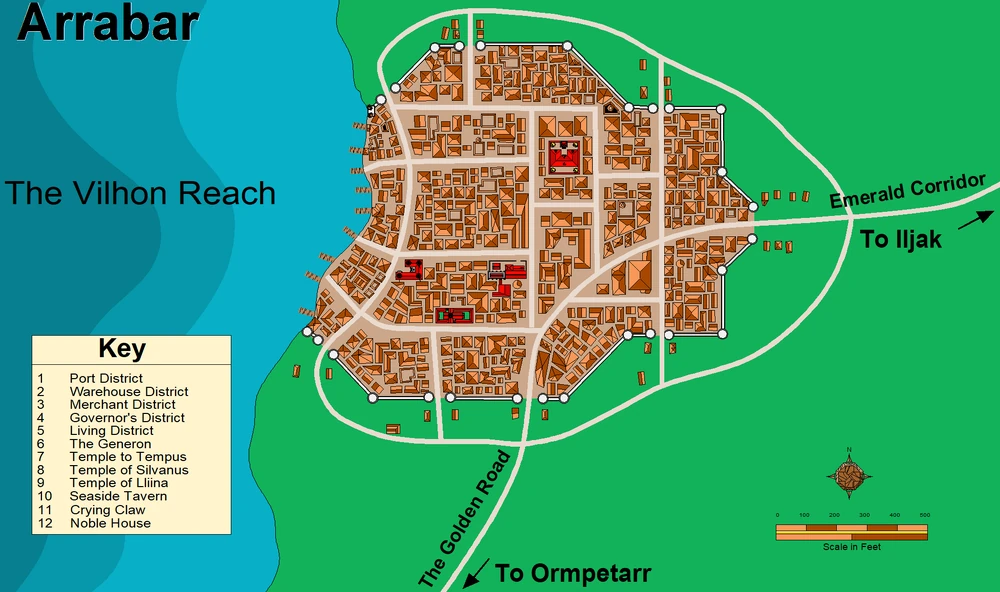
#> input picture wiki/locations/arrabar/cartography-set-v1/source-maps/ArrabarIA.webp, 1000 x 592 px, found by its file name
$ python refine_arrabar_cadastral.py arrabar-water-mask-r01.png
#> lines starting #> are read from the running program, lines starting #| are printed output that depends on the picture; after the words box and inside, x2 and y2 are one past the last pixel; in counts of white or black regions, pixels touching at a corner belong together
#> (reads wiki/locations/arrabar/cartography-set-v1/working-geometry/geometry-manifest-r01.json from the repository)
from pathlib import Path
import sys,json,math,copy,shutil,xml.etree.ElementTree as ET,csv,zipfile
sys.path.insert(0,r'C:\Users\localadmin\Documents\Codex\2026-10-14\task')
import render_arrabar_plates as P
import numpy as np,cv2
from PIL import Image,ImageDraw
from shapely.geometry import Polygon,MultiPoint,LineString,Point
from shapely.ops import unary_union
from shapely import voronoi_polygons
R=P.ROOT;G=P.GEO;D=json.loads((G/'arrabar-thematic-geometry-r02.json').read_text(encoding='utf-8'))
#> (reads wiki/locations/arrabar/cartography-set-v1/working-geometry/arrabar-thematic-geometry-r02.json from the repository)
im=np.array(Image.open(R/'source-maps/ArrabarIA.webp').convert('RGB'));hsv=cv2.cvtColor(im,cv2.COLOR_RGB2HSV);water=np.array(Image.open(G/'arrabar-water-mask-r01.png'))
#> further down, im is the input picture: shape (592, 1000, 3); mean R, G, B 66.2, 162.9, 117.9
#> after `hsv = cv2.cvtColor(im, cv2.COLOR_RGB2HSV)`: hsv: shape (592, 1000, 3); mean H, S, V 62.6, 197, 178.4
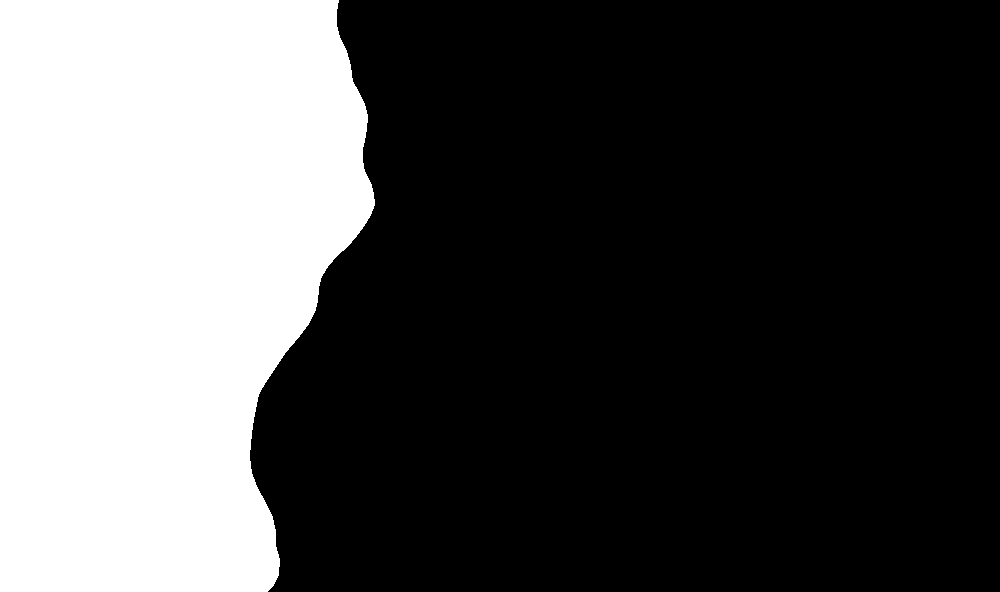
#> input picture wiki/locations/arrabar/cartography-set-v1/working-geometry/arrabar-water-mask-r01.png, 1000 x 592 px, found by its file name
#> further down, water is the input picture: shape (592, 1000); 31.3% white; 1 white region, box (x1, y1, x2, y2) and area: (0, 0, 375, 592) 185377
seed=((hsv[:,:,0]<32)&(hsv[:,:,1]>120)&(hsv[:,:,2]>100)&(water==0)).astype('uint8')*255
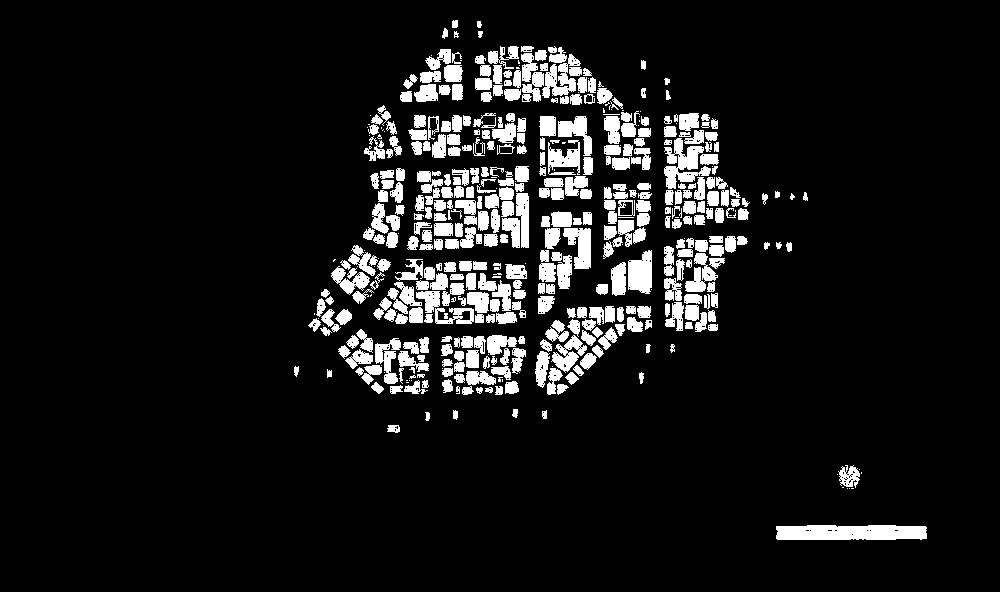
#> seed: shape (592, 1000); 9.5% white; 481 white regions (82 under 20 px), largest, box (x1, y1, x2, y2) and area: (776, 525, 927, 540) 2105, (664, 138, 711, 189) 1171, (628, 250, 652, 294) 826
seed[:10]=0;seed[445:]=0;seed[:,:280]=0;seed[:,810:]=0
#> after `seed[445:] = 0`:
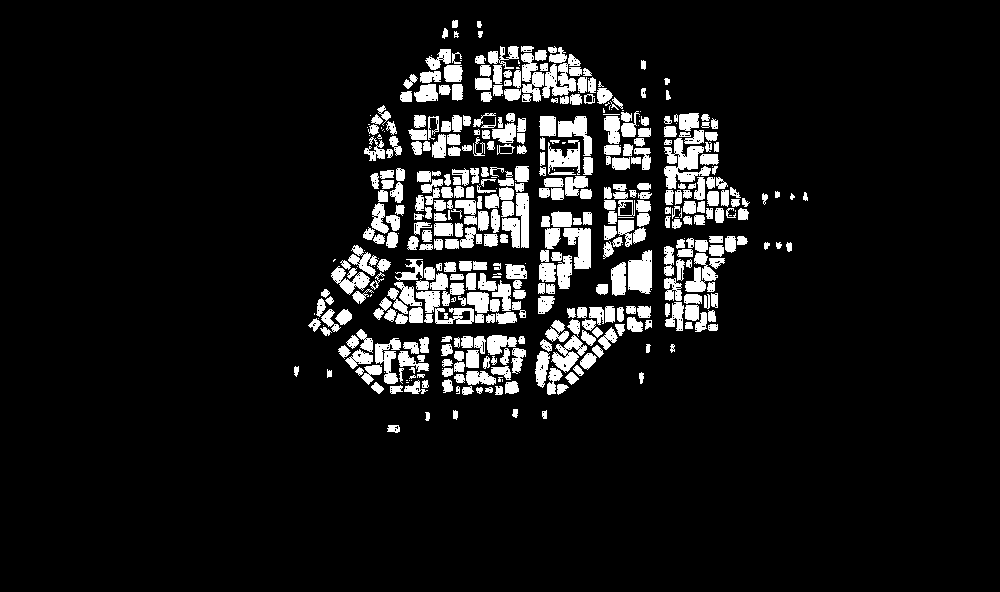
#> seed: shape (592, 1000); 9.1% white; 472 white regions (75 under 20 px)
# Keep neighboring symbols separated. A global closing would merge dense blocks.
mask=seed
count,labels,stats,centroids=cv2.connectedComponentsWithStats(mask)
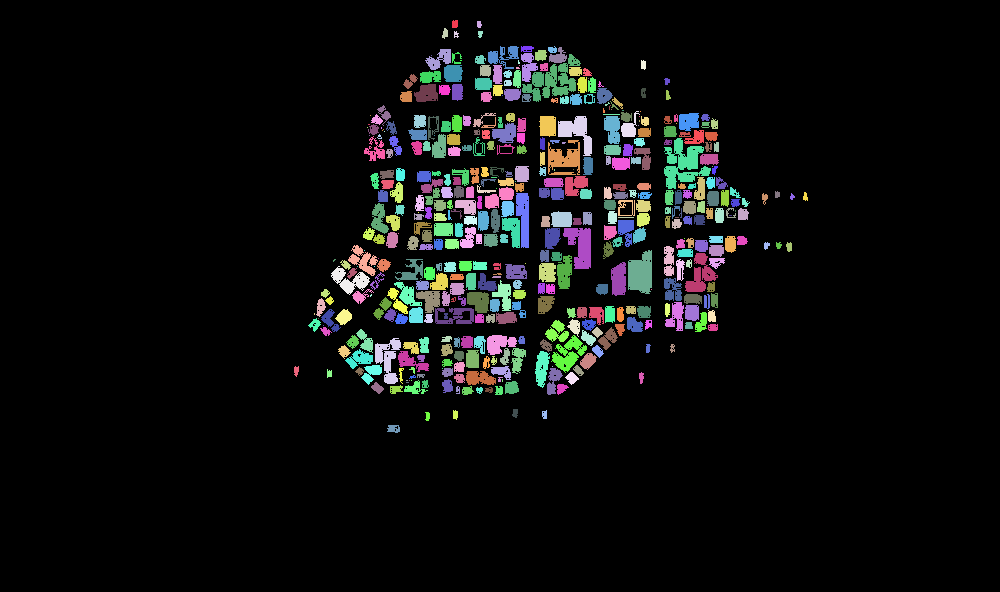
#> labels: shape (592, 1000) int32; 473 distinct labels, from 0 to 472; one colour per label, 0 black
#> count = 473; stats = 473 rows, first 6: [0, 0, 1000, 592, 538288], [452, 20, 6, 8, 45], [477, 21, 5, 7, 29], [442, 28, 6, 11, 45], [454, 31, 5, 7, 23], [478, 31, 5, 7, 28]; centroids = 473 pairs, first value 295.9 to 805, second value 23.58 to 428.3
contours=[]
for label,stat in enumerate(stats[1:],1):
 if stat[4]<9:continue
 cc,_=cv2.findContours((labels==label).astype('uint8')*255,cv2.RETR_EXTERNAL,cv2.CHAIN_APPROX_SIMPLE)
 contours.extend(cc)
#> this loop made 472 passes
#> after the loop, contours = 407 contours, 26 with area under 20; largest, box (x1, y1, x2, y2) and area: (664, 138, 711, 189) 1020, (628, 250, 652, 294) 772, (563, 228, 591, 269) 675, (542, 54, 581, 98) 672, (558, 116, 592, 156) 570
buildings=[]
for c in contours:
 if cv2.contourArea(c)<5:continue
 rect=cv2.minAreaRect(c);area=rect[1][0]*rect[1][1]
 # Fit only clearly rectangular source symbols. Compound silhouettes retain their contour.
 rectangular=area>0 and cv2.contourArea(c)/area>.65
 pts=cv2.boxPoints(rect) if rectangular else cv2.approxPolyDP(c,.65,True).reshape(-1,2)
 p=Polygon(pts).buffer(0)
 if p.is_empty:continue
 for part in ([p] if p.geom_type=='Polygon' else p.geoms):
  if part.geom_type!='Polygon' or part.area<1:continue
  buildings.append({'coordinates':[[round(x,3),round(y,3)] for x,y in list(part.exterior.coords)[:-1]],'area_px2':part.area,'centroid':[part.centroid.x,part.centroid.y],'trace_method':'source-symbol rectangle fit' if rectangular else 'source compound outline; <=0.65 px simplification','max_raster_detail_px':1.5})
#> this loop made 407 passes
#> (rect, area, rectangular, pts) on passes 1, 2, 5: (((454.5, 23.5), (7, 5), -90), 35, True, [[457, 27], [452, 27], [452, 20], [457, 20]]), (((479, 24), (6, 4), -90), 24, True, [[481, 27], [477, 27], [477, 21], [481, 21]]), (((480, 34), (6, 4), -90), 24, True, [[482, 37], [478, 37], [478, 31], [482, 31]])
#> after the loop, buildings = 475 items
buildings.sort(key=lambda b:(round(b['centroid'][1]/20),b['centroid'][0]))
for i,b in enumerate(buildings):b['id']=f'B{i+1:03d}'
overlay=Image.fromarray(im).convert('RGBA');dr=ImageDraw.Draw(overlay)
for b in buildings:dr.line([tuple(p) for p in b['coordinates']+[b['coordinates'][0]]],fill=(10,255,255,255),width=1)
task=Path(__file__).parent;overlay.resize((2000,1184)).save(task/'cadastral-refined-trace-audit.png')
#> after `task = Path(__file__).parent`:
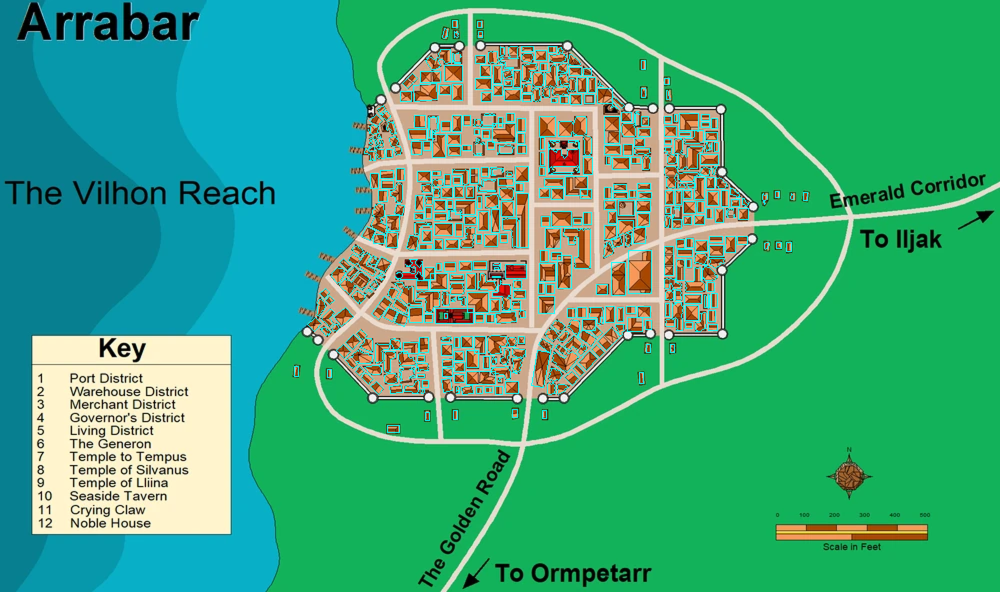
#> saved as cadastral-refined-trace-audit.png: PIL image 2000x1184 RGBA (shown at 1/2 size); mean R, G, B, A 62.2, 168.3, 124.5, 255
#> after `overlay.resize((2000, 1184)).save(task / 'cadastral-refined-trace-audi`:
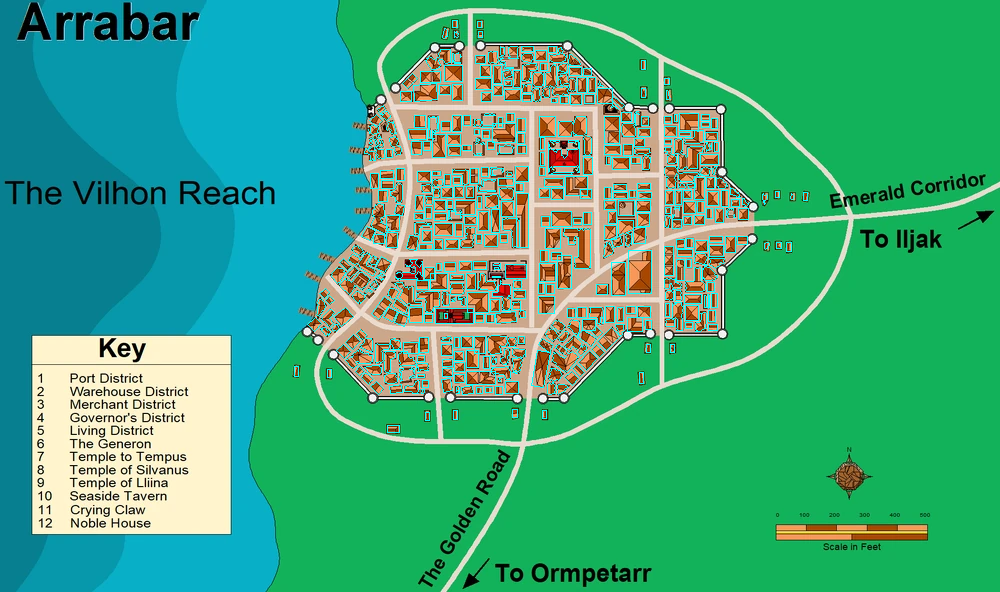
#> overlay: PIL image 1000x592 RGBA; mean R, G, B, A 62.2, 168.4, 124.5, 255
print(json.dumps({'building_symbols':len(buildings),'rectangles':sum(b['trace_method'].endswith('fit') for b in buildings)}))
#| {"building_symbols": 475, "rectangles": 296}
if '--render' not in sys.argv:sys.exit(0)
#> (the program exits here)
